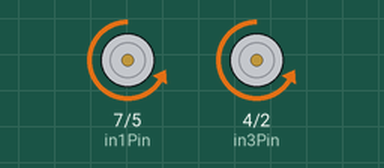
Recording of a sketch running on a simulated Arduino Uno, built with avr-gcc and run on an emulated ATmega328P. Shown: motor-driver pin pairs drawn as motors (green arrow = first pin HIGH = forward, orange = second pin HIGH = backward, longer = more drive, scaled by the enable pin).

Above: at 1.0 s.
At 3.0 s:
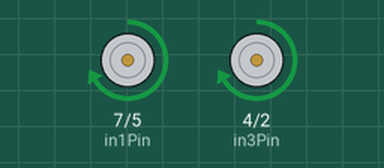
Timing chart, 0 to 5.2 s (numbered marks = the images above):
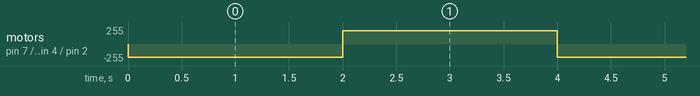

Measured:
- by itself, motor on pin 7 (in1Pin) / pin 5 (in2Pin), motor on pin 4 (in3Pin) / pin 2 (in4Pin): alternates forward 200/255 for 2.0 s and backward 200/255 for 2.0 s

The sketch:

makers_car_workshop.ino
```cpp
/*  Arduino DC Motor Control - PWM | H-Bridge | L298N
         Example 02 - Arduino Robot Car Control
   Credit to Dejan Nedelkovski, www.HowToMechatronics.com
*/
const int enAPin = 6; // Left motor PWM speed control
const int in1Pin = 7; // Left motor Direction 1
const int in2Pin = 5; // Left motor Direction 2
const int in3Pin = 4; // Right motor Direction 1
const int in4Pin = 2; // Right motor Direction 2
const int enBPin = 3; // Right motor PWM speed control

void setup() {
  pinMode(enAPin, OUTPUT);
  pinMode(enBPin, OUTPUT);
  pinMode(in1Pin, OUTPUT);
  pinMode(in2Pin, OUTPUT);
  pinMode(in3Pin, OUTPUT);
  pinMode(in4Pin, OUTPUT);
}

void moveForward() {
    // Set Motor A forward
    digitalWrite(in1Pin, LOW);
    digitalWrite(in2Pin, HIGH);
    // Set Motor B forward
    digitalWrite(in3Pin, LOW);
    digitalWrite(in4Pin, HIGH);

    // Speeds for motors Must be between 0 and 255
    int motorSpeedA = 200;
    int motorSpeedB = 200;
    analogWrite(enAPin, motorSpeedA); // Send PWM signal to motor A
    analogWrite(enBPin, motorSpeedB); // Send PWM signal to motor B
}

void moveBackwards() {
     // Set Motor A backward
    digitalWrite(in1Pin, HIGH);
    digitalWrite(in2Pin, LOW);
    // Set Motor B backward
    digitalWrite(in3Pin, HIGH);
    digitalWrite(in4Pin, LOW);

    // Speeds for motors Must be between 0 and 255
    int motorSpeedA = 200;
    int motorSpeedB = 200;
    analogWrite(enAPin, motorSpeedA); // Send PWM signal to motor A
    analogWrite(enBPin, motorSpeedB); // Send PWM signal to motor B
}

void stopMoving() {
    int motorSpeedA = 0;
    int motorSpeedB = 0;
    analogWrite(enAPin, motorSpeedA); // Send PWM signal to motor A
    analogWrite(enBPin, motorSpeedB);  // Send PWM signal to motor B
}

void moveLeft() {
     // Implement this!
}

void moveRight() {
     // Implement this!
}

void loop() {
  moveForward();
  delay(2000);
  moveBackwards();
  delay(2000);
}
```
